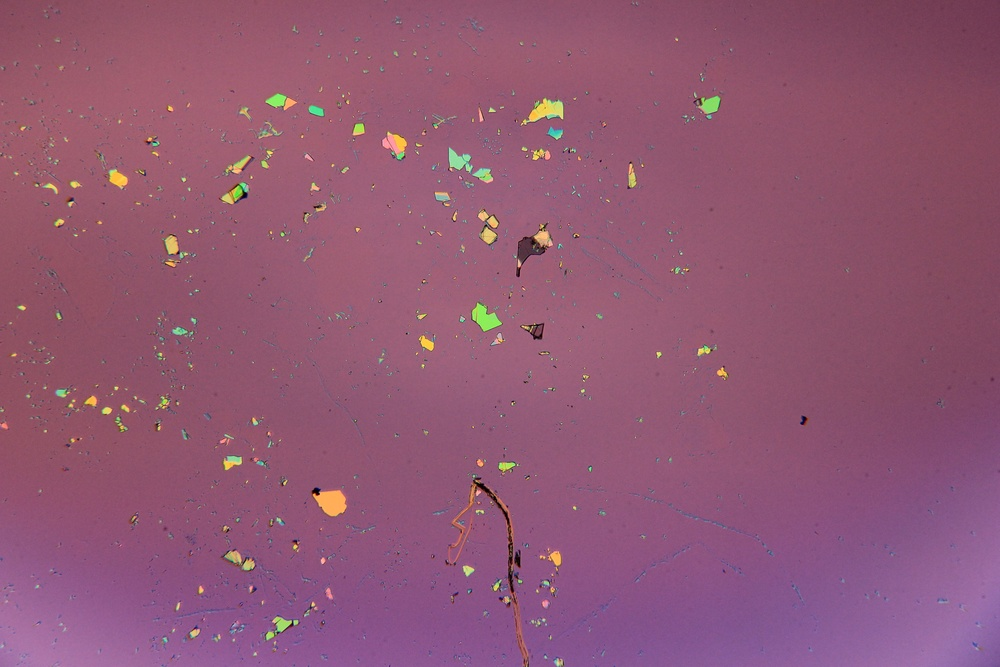
#> input picture originals/bnImages1/17_04_19_bn_52.JPG, 1000 x 667 px, shrunk from 5184 x 3456 before the run, found by its file name
$ python testSciKit.py
#> lines starting #> are read from the running program, lines starting #| are printed output that depends on the picture; after the words box and inside, x2 and y2 are one past the last pixel; in counts of white or black regions, pixels touching at a corner belong together
__author__ = 'Spencer'

import numpy as np
import skimage
from skimage import io
from skimage.color import rgb2gray
import skimage.data
import os
import matplotlib.pyplot as plt

from skimage.feature import canny
from scipy import ndimage

from skimage import morphology

dataDirectory = "/Users/Spencer/PycharmProjects/PieceRecognizer/originals"

filename = os.path.join(dataDirectory, 'bnImages1/17_04_19_bn_52.JPG')

bn = io.imread(filename)
#> bn is the input picture: shape (667, 1000, 3); mean R, G, B 144.5, 87.9, 115.7
# print(np.shape(bn))

greybn = rgb2gray(bn)
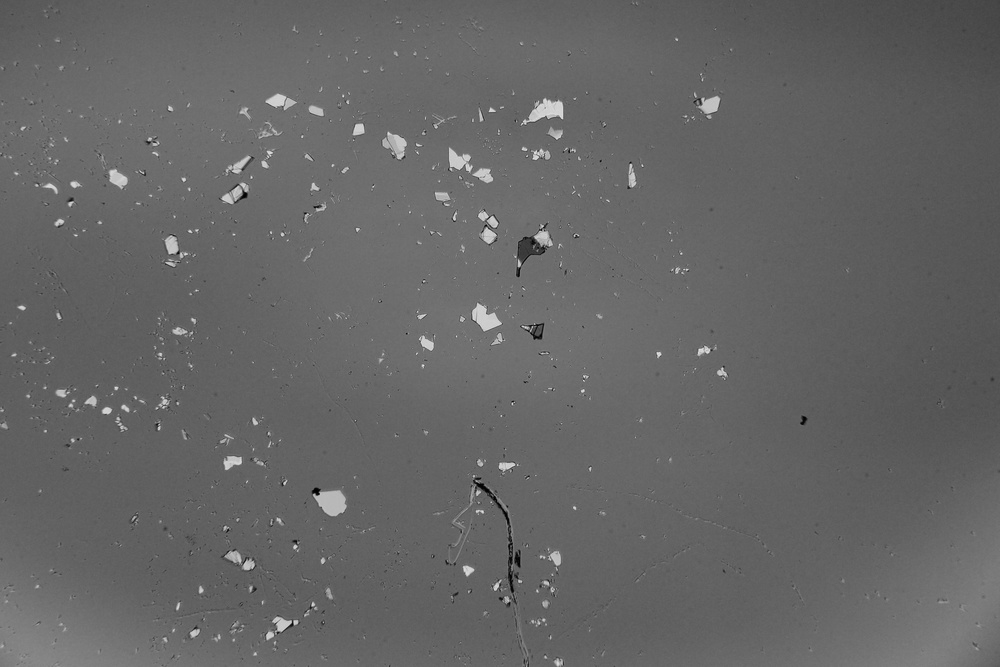
#> greybn: shape (667, 1000) float64; min 0.00531, max 0.922, mean 0.4
# print(greybn[0])
#
# coins = skimage.originals.coins()
# print(coins[0])

edges = canny(greybn)
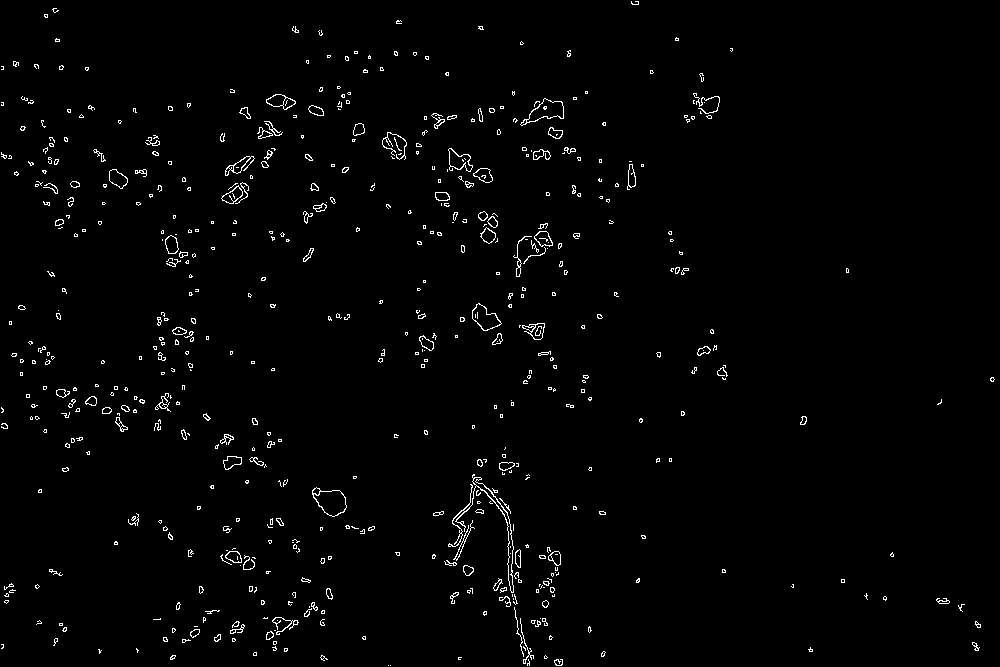
#> edges: shape (667, 1000) bool; 1.6% white in thin lines or dots

fillBn = ndimage.binary_fill_holes(edges)
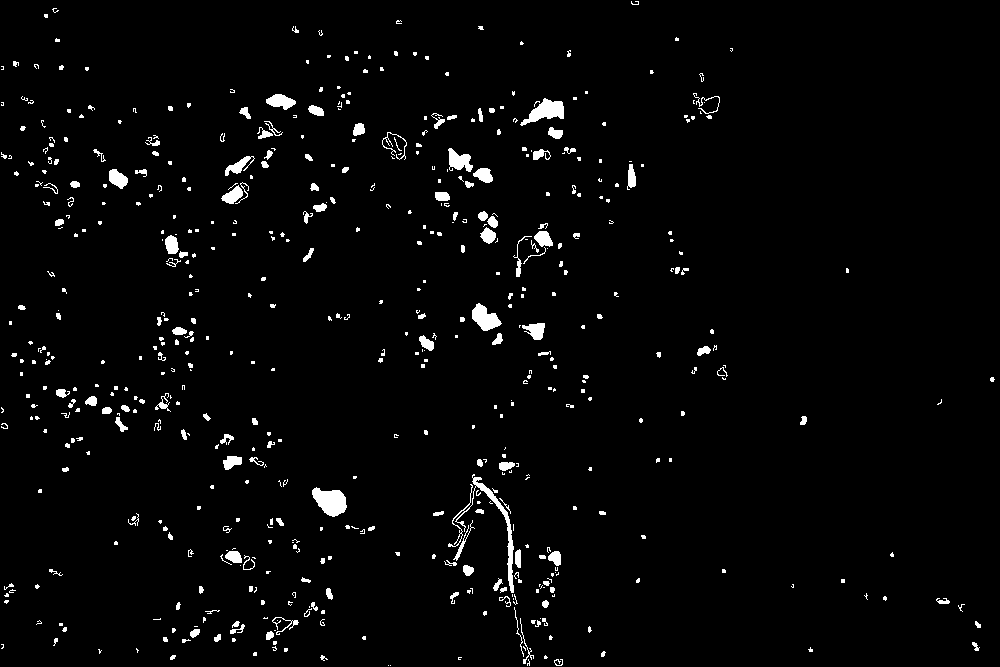
#> fillBn: shape (667, 1000) bool; 2.6% white; 572 white regions (391 under 20 px), largest, box (x1, y1, x2, y2) and area: (448, 474, 514, 593) 826, (312, 487, 347, 517) 690, (520, 98, 564, 126) 584

bnCleaned = morphology.remove_small_objects(fillBn, 64)
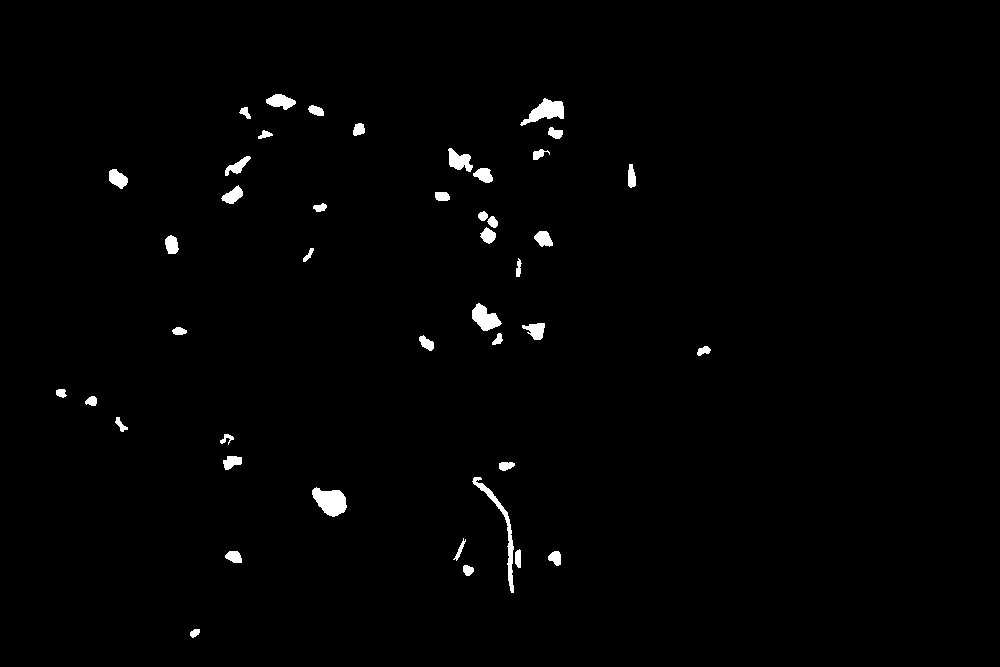
#> bnCleaned: shape (667, 1000) bool; 1.2% white; 43 white regions, largest, box (x1, y1, x2, y2) and area: (312, 487, 347, 517) 690, (472, 477, 514, 593) 615, (520, 98, 564, 126) 584

# histo = np.histogram(greybn, bins=np.arange(0, 256))

# print(np.shape(greybn))
# print(np.shape(edges))
print(np.shape(bnCleaned))
#| (667, 1000)

fig, axes = plt.subplots(1, 2, figsize=(8, 3), sharey=True)

axes[0].imshow(bnCleaned, cmap=plt.cm.gray, interpolation='nearest')
axes[1].imshow(greybn, cmap=plt.cm.gray, interpolation='nearest')

plt.axis('off')
plt.show()

$ run again, with data/bnImages1/17_04_19_bn_53.JPG copied over originals/bnImages1/17_04_19_bn_52.JPG
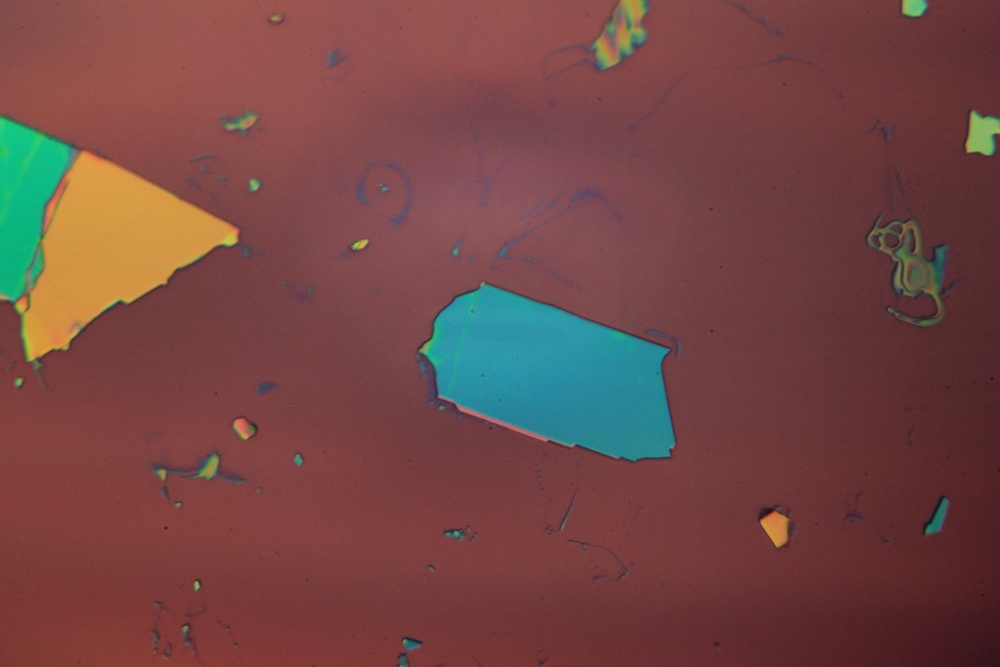
#> input picture data/bnImages1/17_04_19_bn_53.JPG, 1000 x 667 px, shrunk from 5184 x 3456 before the run, found by its file name
#> bn is the input picture: shape (667, 1000, 3); mean R, G, B 116.1, 71.2, 69
#> `edges = canny(greybn)`:
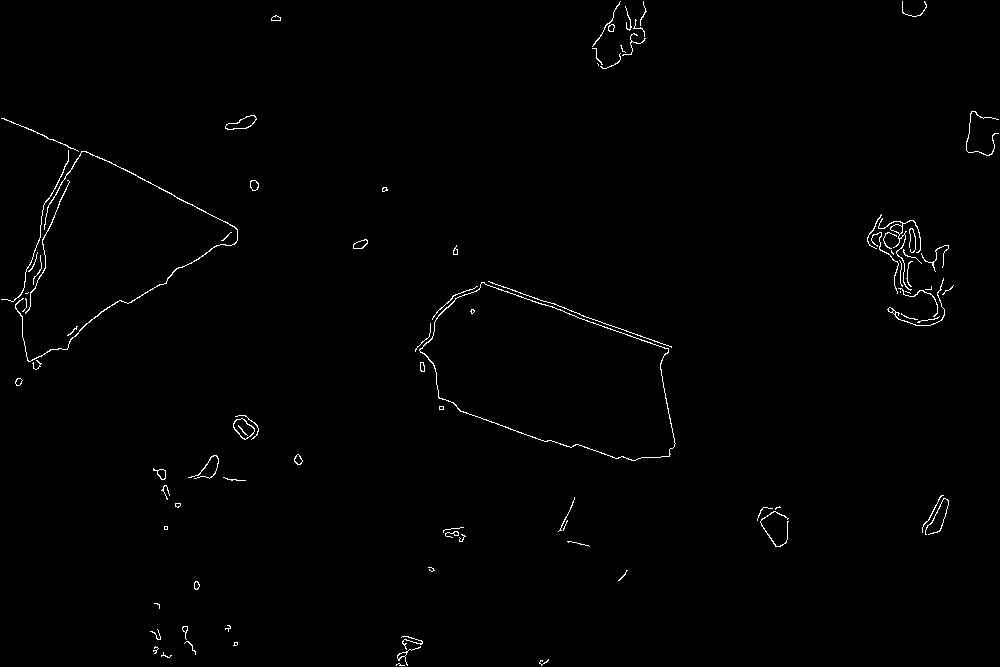
#> edges: shape (667, 1000) bool; 0.81% white in thin lines or dots
#> fillBn: shape (667, 1000) bool; 5.2% white; 89 white regions (21 under 20 px), largest, box (x1, y1, x2, y2) and area: (419, 282, 676, 461) 29449, (15, 151, 238, 362) 705, (233, 418, 255, 440) 307
#> `bnCleaned = morphology.remove_small_objects(fillBn, 64)`:
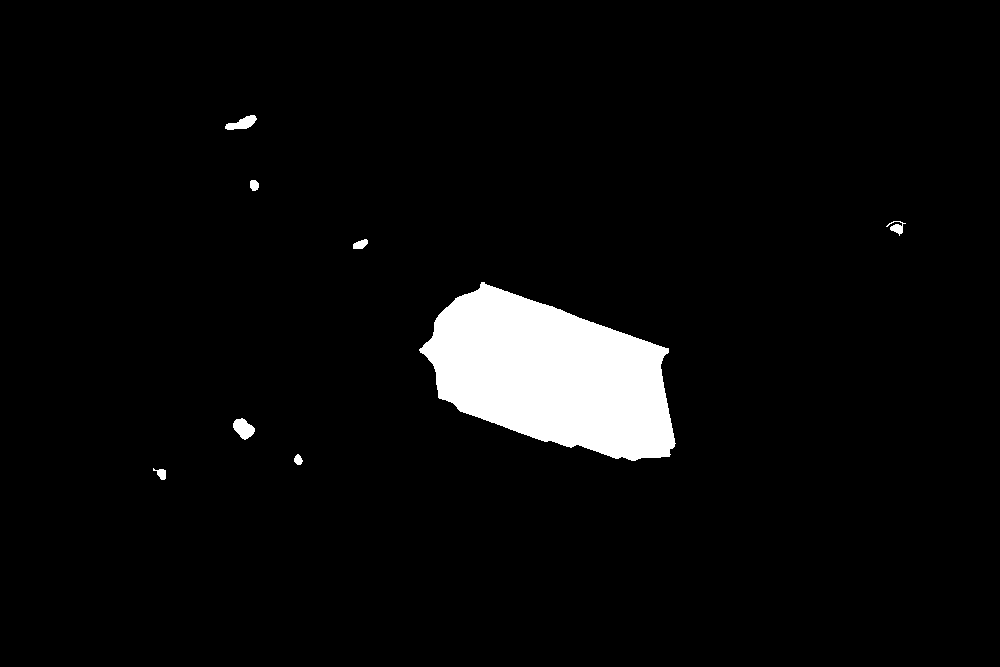
#> bnCleaned: shape (667, 1000) bool; 4.6% white; 8 white regions, largest, box (x1, y1, x2, y2) and area: (419, 282, 676, 461) 29449, (233, 418, 255, 440) 307, (225, 115, 257, 130) 266
#| (667, 1000)

$ run again, with data/bnImages1/17_04_19_bn_54.JPG copied over originals/bnImages1/17_04_19_bn_52.JPG
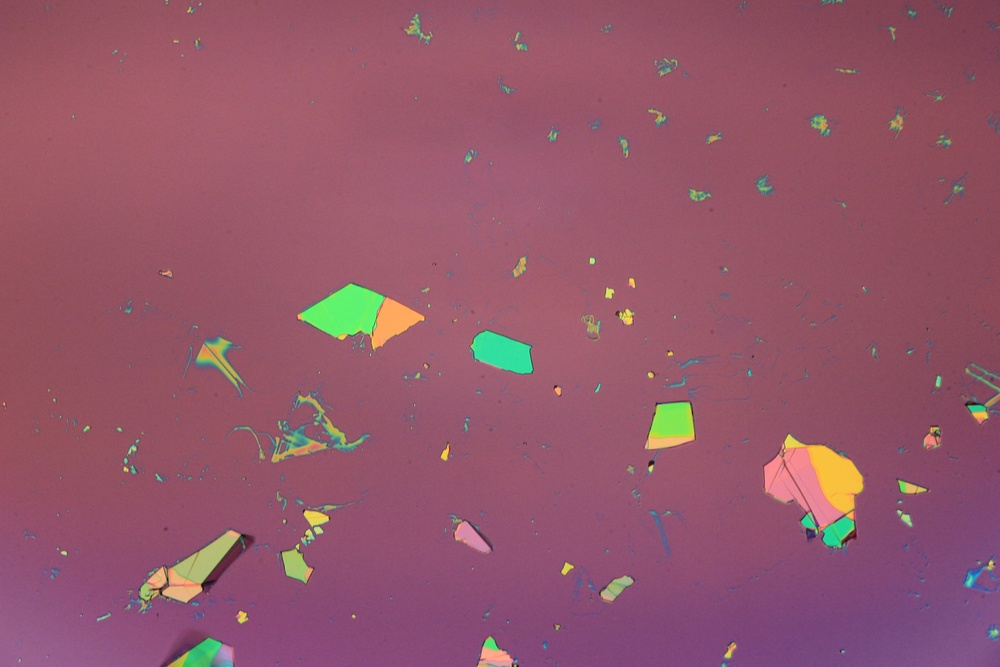
#> input picture data/bnImages1/17_04_19_bn_54.JPG, 1000 x 667 px, shrunk from 5184 x 3456 before the run, found by its file name
#> bn is the input picture: shape (667, 1000, 3); mean R, G, B 147.4, 87.3, 106.1
#> `edges = canny(greybn)`:
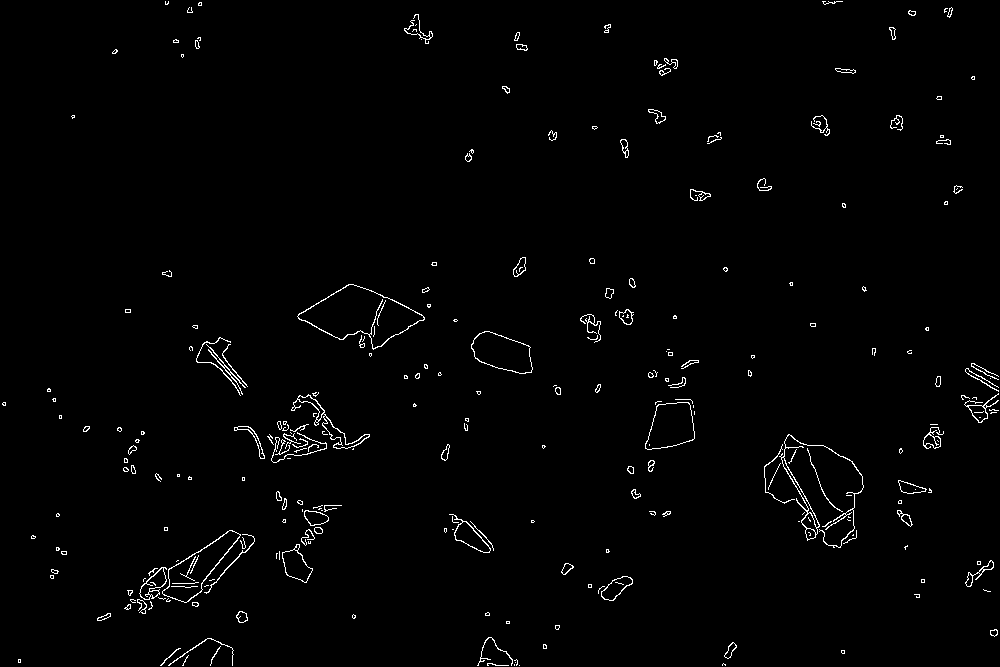
#> edges: shape (667, 1000) bool; 1.3% white in thin lines or dots
#> fillBn: shape (667, 1000) bool; 3.4% white; 258 white regions (136 under 20 px), largest, box (x1, y1, x2, y2) and area: (297, 284, 425, 350) 4398, (162, 530, 241, 603) 2272, (471, 331, 533, 374) 1811
#> `bnCleaned = morphology.remove_small_objects(fillBn, 64)`:
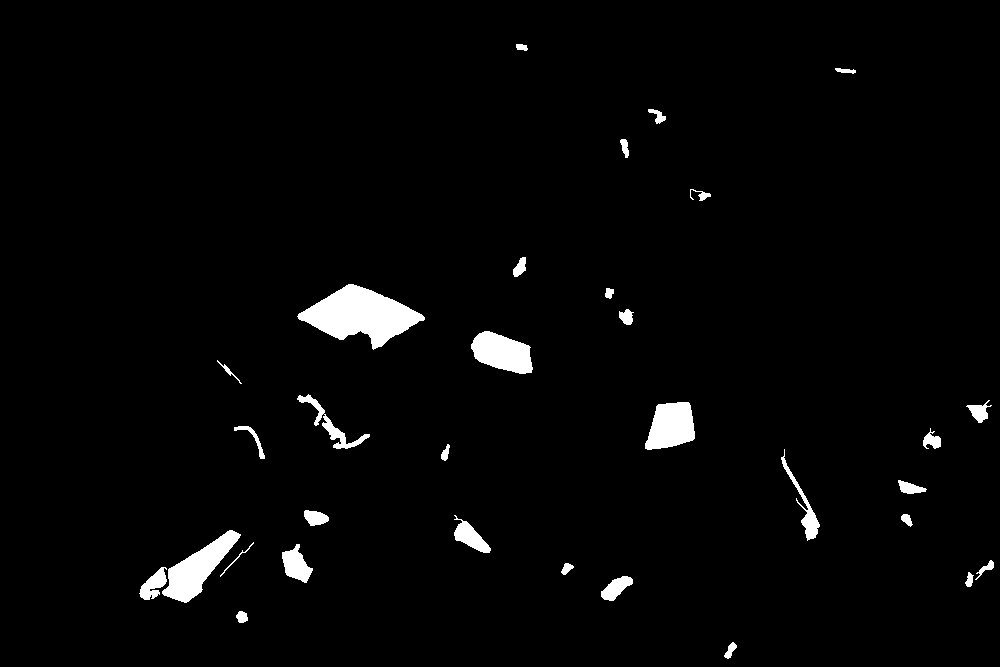
#> bnCleaned: shape (667, 1000) bool; 2.5% white; 32 white regions, largest, box (x1, y1, x2, y2) and area: (297, 284, 425, 350) 4398, (162, 530, 241, 603) 2272, (471, 331, 533, 374) 1811
#| (667, 1000)

$ run again, with data/bnImages1/17_04_19_bn_55.JPG copied over originals/bnImages1/17_04_19_bn_52.JPG
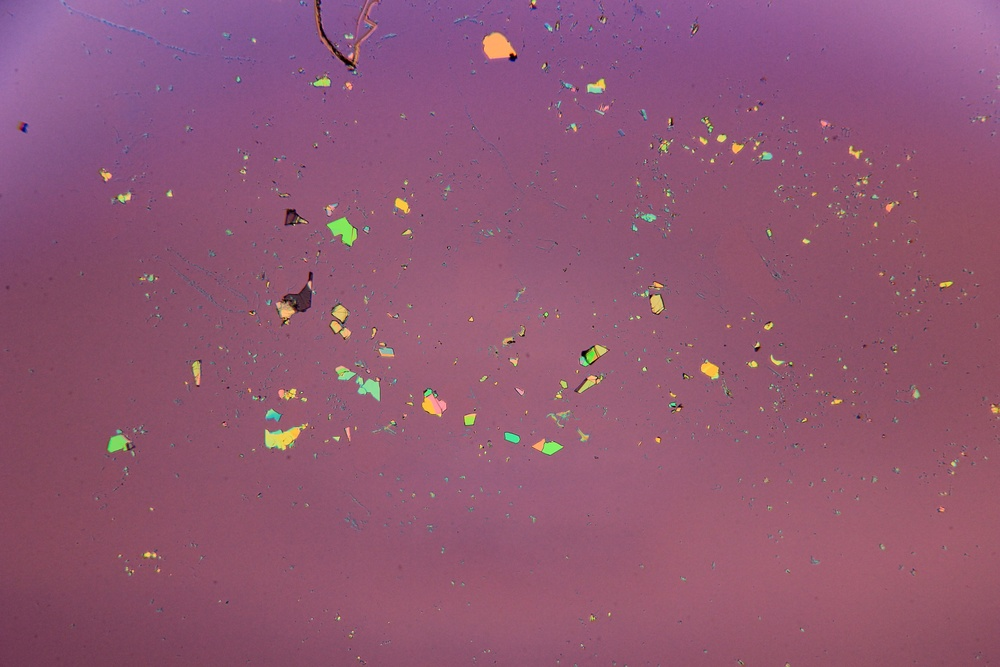
#> input picture data/bnImages1/17_04_19_bn_55.JPG, 1000 x 667 px, shrunk from 5184 x 3456 before the run, found by its file name
#> bn is the input picture: shape (667, 1000, 3); mean R, G, B 144.3, 87.5, 115.4
#> `edges = canny(greybn)`:
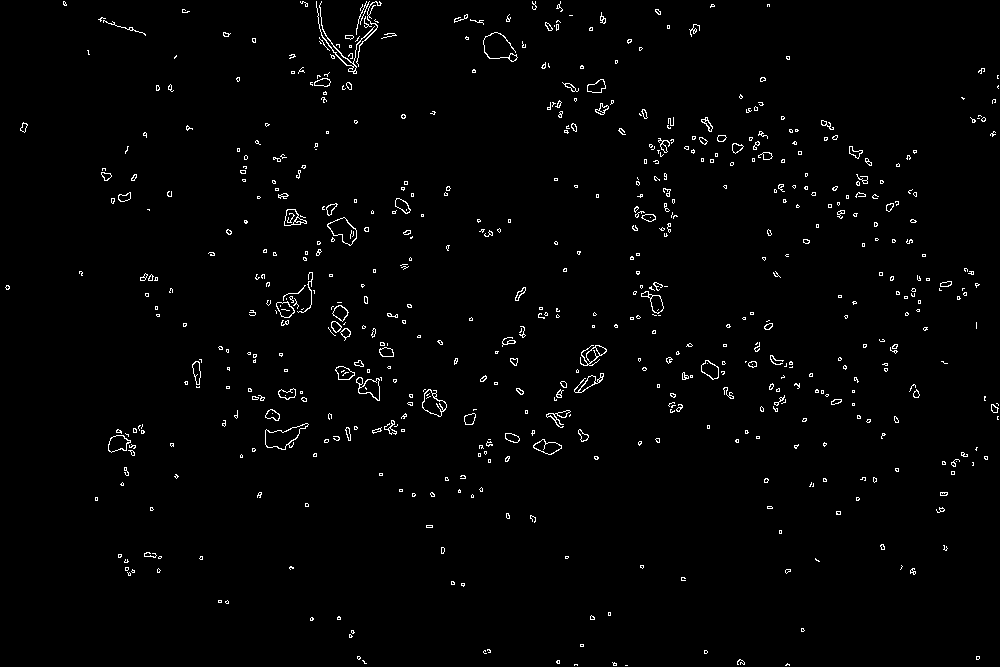
#> edges: shape (667, 1000) bool; 1.6% white in thin lines or dots
#> fillBn: shape (667, 1000) bool; 2.5% white; 607 white regions (437 under 20 px), largest, box (x1, y1, x2, y2) and area: (265, 423, 309, 450) 602, (327, 217, 357, 246) 495, (422, 389, 447, 417) 428
#> `bnCleaned = morphology.remove_small_objects(fillBn, 64)`:
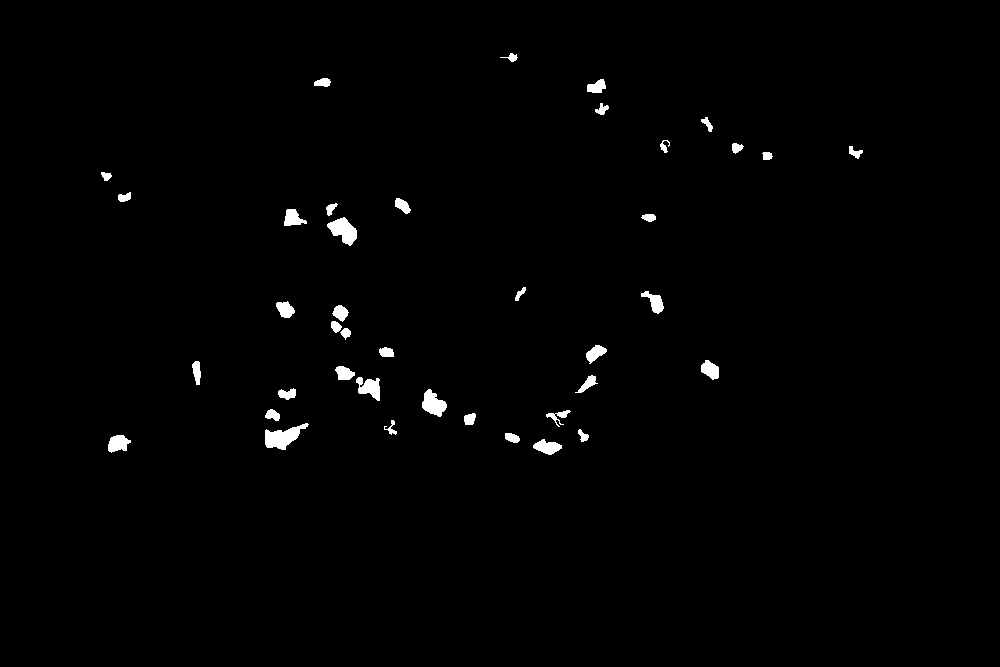
#> bnCleaned: shape (667, 1000) bool; 1% white; 40 white regions, largest, box (x1, y1, x2, y2) and area: (265, 423, 309, 450) 591, (327, 217, 357, 246) 495, (422, 389, 447, 417) 422
#| (667, 1000)
